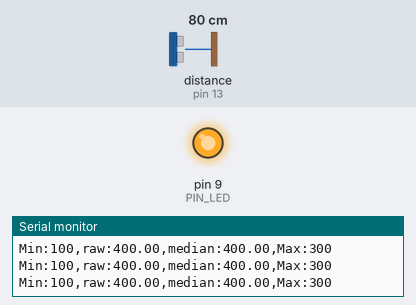
The sketch below on a simulated Arduino Uno, built with avr-gcc and run on an emulated ATmega328P. Parts: output pins drawn as LEDs (lit = HIGH), the last lines printed to the serial monitor. Wiring (inferred from the names in the program): ultrasonic range finder: trigger pin 12; echo pin 13. Inputs (shaded band) come from the test bench; at power-on: distance to the obstacle (sensor on pin 13) 80 cm. The echo pulse lasts 58.3 µs per cm; pins used as bus, display or sensor lines are not drawn.

Above: at 1.2 s.
1.3 s: distance to the obstacle (sensor on pin 13) set to 18 cm
At 2.2 s:
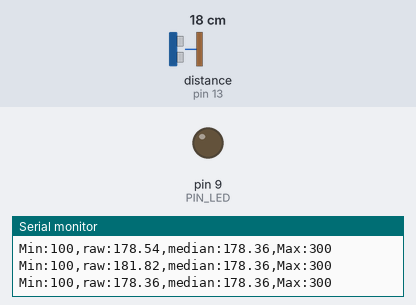
2.8 s: distance to the obstacle (sensor on pin 13) set to 2 cm
At 3.3 s:
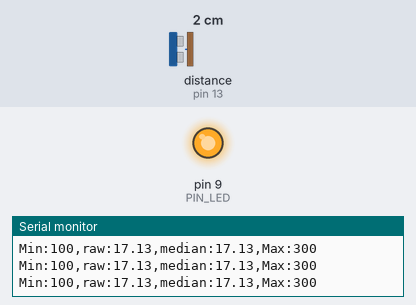
Timing chart, 0 to 5.8 s (numbered marks = the images above; inputs shaded):
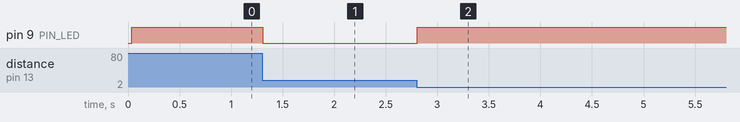

The sketch:

09C19.ino
```cpp
// Arduino pin assignment
#define PIN_LED  9
#define PIN_TRIG 12
#define PIN_ECHO 13

// configurable parameters
#define SND_VEL 346.0     // sound velocity at 24 celsius degree (unit: m/sec)
#define INTERVAL 25       // sampling interval (unit: msec)
#define PULSE_DURATION 10 // ultra-sound Pulse Duration (unit: usec)
#define _DIST_MIN 100     // minimum distance to be measured (unit: mm)
#define _DIST_MAX 300     // maximum distance to be measured (unit: mm)

#define TIMEOUT ((INTERVAL / 2) * 1000.0) // maximum echo waiting time (unit: usec)
#define SCALE (0.001 * 0.5 * SND_VEL)     // coefficent to convert duration to distance


unsigned long last_sampling_time;

#define N 30
float dist_history[N];
int history_index = 0;

void setup() {
  // initialize GPIO pins
  pinMode(PIN_LED,OUTPUT);
  pinMode(PIN_TRIG,OUTPUT);
  pinMode(PIN_ECHO,INPUT);
  digitalWrite(PIN_TRIG, LOW);
  for (int i = 0; i < N; i++)
    dist_history[i] = _DIST_MAX;
  // initialize serial port
  Serial.begin(57600);
}

void loop() {
  float dist_raw, dist_filtered;

  // wait until next sampling time.
  // millis() returns the number of milliseconds since the program started.
  // will overflow after 50 days.
  if (millis() < last_sampling_time + INTERVAL)
    return;

  // get a distance reading from the USS
  dist_raw = USS_measure(PIN_TRIG,PIN_ECHO);
  dist_history[history_index] = dist_raw;

  history_index++;
  if (history_index >= N)
    history_index = 0;

  dist_filtered = getMedian(dist_history, N);


  Serial.print("Min:");
  Serial.print(_DIST_MIN);

  Serial.print(",raw:");
  Serial.print(min(dist_raw, _DIST_MAX + 100));

  Serial.print(",median:");
  Serial.print(min(dist_filtered, _DIST_MAX + 100));

  Serial.print(",Max:");
  Serial.print(_DIST_MAX);

  Serial.println("");

  // do something here
  if ((dist_raw < _DIST_MIN) || (dist_raw > _DIST_MAX))
    digitalWrite(PIN_LED, 1);       // LED OFF
  else
    digitalWrite(PIN_LED, 0);       // LED ON

  // update last sampling time
  last_sampling_time += INTERVAL;
}
float getMedian(float values[], int size)
{
  float sorted[size];

  for (int i = 0; i < size; i++)
    sorted[i] = values[i];

  for (int i = 0; i < size - 1; i++) {
    for (int j = i + 1; j < size; j++) {
      if (sorted[i] > sorted[j]) {
        float temp = sorted[i];
        sorted[i] = sorted[j];
        sorted[j] = temp;
      }
    }
  }

  return sorted[size / 2];
}
// get a distance reading from USS. return value is in millimeter.
float USS_measure(int TRIG, int ECHO)
{
  digitalWrite(TRIG, HIGH);
  delayMicroseconds(PULSE_DURATION);
  digitalWrite(TRIG, LOW);

  return pulseIn(ECHO, HIGH, TIMEOUT) * SCALE; // unit: mm

  // Pulse duration to distance conversion example (target distance = 17.3m)
  // - pulseIn(ECHO, HIGH, timeout) returns microseconds (음파의 왕복 시간)
  // - 편도 거리 = (pulseIn() / 1,000,000) * SND_VEL / 2 (미터 단위)
  //   mm 단위로 하려면 * 1,000이 필요 ==>  SCALE = 0.001 * 0.5 * SND_VEL
  //
  // - 예, pusseIn()이 100,000 이면 (= 0.1초, 왕복 거리 34.6m)
  //        = 100,000 micro*sec * 0.001 milli/micro * 0.5 * 346 meter/sec
  //        = 100,000 * 0.001 * 0.5 * 346
  //        = 17,300 mm  ==> 17.3m
}
```

Measured:
- after the input at 1.3 s, pin 9 (PIN_LED): HIGH → LOW at once
- after the input at 2.8 s, pin 9 (PIN_LED): LOW → HIGH at once
